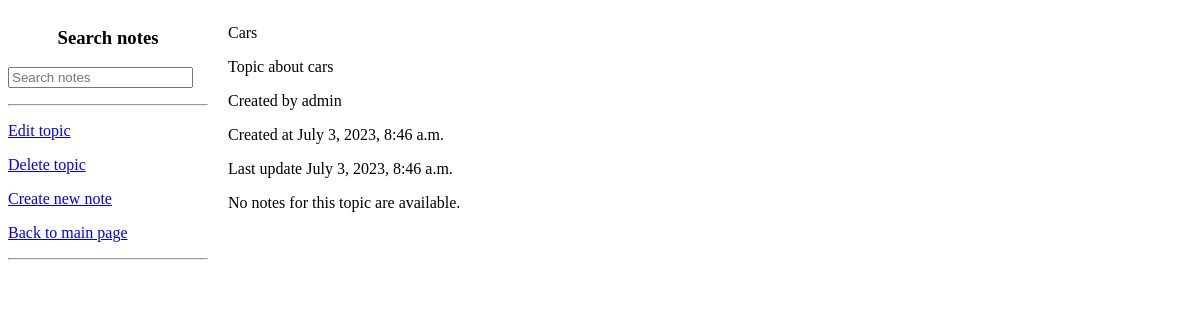
The app's page /notes/topic/3/, older data.
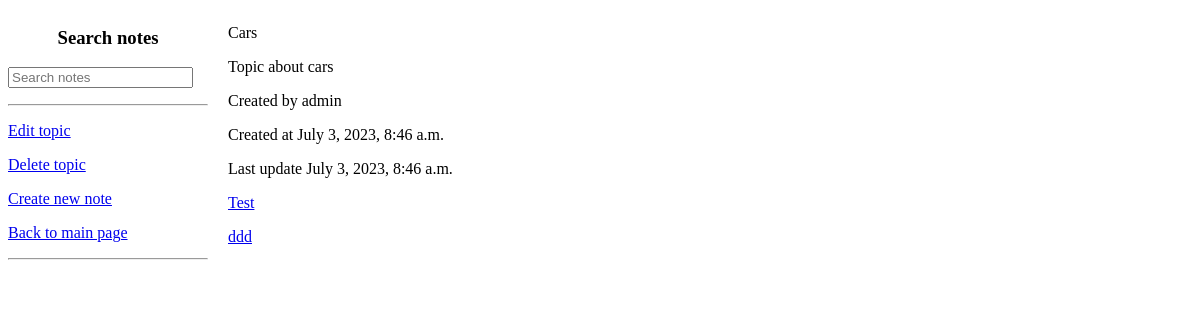
The same page, newer data.
### notes/models.py (models this page shows, shortened)
class Note(models.Model):
    topic = models.ForeignKey(Topic, on_delete=models.SET_NULL, null=True)
    author = models.ForeignKey(User, on_delete=models.SET_NULL, null=True)
    name = models.CharField(max_length=100)
    description = models.TextField(max_length=500)
    created_at = models.DateTimeField(auto_now_add=True)
    updated_at = models.DateTimeField(auto_now=True)
    completed = models.BooleanField(default=False)
    completed_by = models.ForeignKey(User, on_delete=models.SET_NULL, null=True, related_name='topic_completed_by')

### notes/views.py (the view)
# urls.py: path("topic/<int:topic_id>/", views.topic_detail, name="topic_detail"),
def topic_detail(request, topic_id):
    q_notes = request.GET.get('note') or ''
    topic = get_object_or_404(Topic, pk=topic_id)
    notes = topic.note_set.filter(name__icontains = q_notes)
    return render(request, "notes/topic_detail.html", {"topic": topic, "notes": notes})

### notes/templates/notes/topic_detail.html
<div>
    <div style = "float:left; width:200px; margin-right:20px;">
        <h3 style = "text-align: center;">Search notes</h3>
        <form method="GET", action="">
            <input type="text", name="note", placeholder="Search notes">
        </form>
        <hr/>
        <p>
            <a href="/notes/topic/edit/{{ topic.id}}">Edit topic</a>
        </p>
        <p>
            <a href="/notes/topic/delete/{{ topic.id}}">Delete topic</a>
        </p>
        <p>
            <a href="/notes/note/create/">Create new note</a>
        </p>
        <p>
            <a href="/notes/">Back to main page</a>
        </p>
        <hr/>
    </div>
    <div style = "float:left;">
        <p>{{ topic.name }}</p>
        <p>{{ topic.description }}</p>
        <p>Created by {{ topic.author }}</p>
        <p>Created at {{ topic.created_at }}</p>
        <p>Last update {{ topic.updated_at }}</p>
        {% if notes %}
            {% for note in notes %}
                <p>
                    <a href="/notes/note/{{ note.id }}/">{{ note.name }}</a>
                </p>
            {% endfor %}
        {% else %}
            <p>No notes for this topic are available.</p>
        {% endif %}
    </div>
</div>

Row changes from the older to the newer data that the page shows:
added Note: name "Test"
added Note: name "ddd"
Text that changed along with them:
text no longer shown: "No notes for this topic are available."
